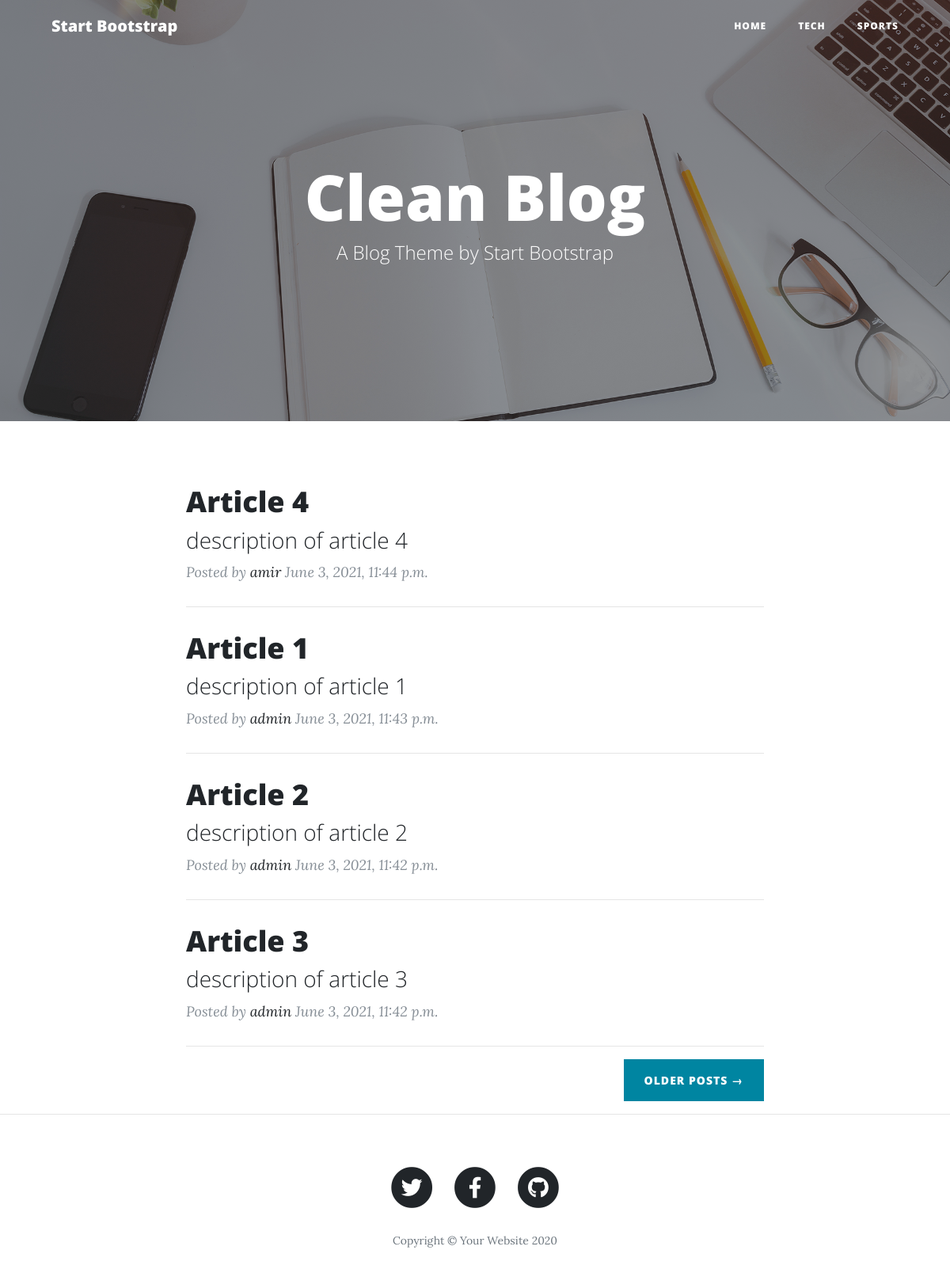
The page / on the database its author committed.
### blog/models.py (models this page shows, shortened)
class Category(models.Model):
    title = models.CharField(max_length=100)
    slug = models.SlugField(max_length=100,unique=True)
    status= models.BooleanField(default=True,verbose_name="Visible")
    position= models.IntegerField(default=0)
    class Meta:
        verbose_name_plural="Categories"
        ordering=['position']

class Article(models.Model):
    STATUS_CHOICES=(
        ('d','Draft'),
        ('p','Published')
    )
    category=models.ManyToManyField(Category)
    author=models.CharField(max_length=50,default='admin')
    title = models.CharField(max_length=100)
    slug = models.SlugField(max_length=100,unique=True)
    description = models.TextField()
    thumbnail=models.ImageField(upload_to="images")
    publish= models.DateTimeField(default=timezone.now)
    created = models.DateTimeField(auto_now_add=True)
    updated= models.DateTimeField(auto_now=True)
    status= models.CharField(max_length=1,choices=STATUS_CHOICES)

### blog/views.py (the view)
# urls.py: path('',index,name="index"),
def index(request):
    context = {
        "articles":Article.objects.filter(status='p').order_by('-publish'),
        "category":Category.objects.filter(status=True)
    }
    return render(request,"blog/index.html",context)

### blog/templates/blog/index.html
 {% extends 'blog/base.html'%}
 {%load static%}
    {%block header%}
  <header class="masthead" style="background-image: url({%static 'blog/img/home-bg.jpg'%})">
    <div class="overlay"></div>
    <div class="container">
      <div class="row">
        <div class="col-lg-8 col-md-10 mx-auto">
          <div class="site-heading">
            <h1>Clean Blog</h1>
            <span class="subheading">A Blog Theme by Start Bootstrap</span>
          </div>
        </div>
      </div>
    </div>
  </header>
{%endblock%}
 {%block content%}
  <div class="container">
    <div class="row">
      <div class="col-lg-8 col-md-10 mx-auto">
      {%for article in articles%}
       <div class="post-preview">
          <a href="{%url 'blog:post' article.slug %}">
            <h2 class="post-title">
              {{article.title}}
            </h2>
            <h3 class="post-subtitle">
             {{article.description | truncatewords:6}}
            </h3>
          </a>
          <p class="post-meta">Posted by
            <a href="#">{{article.author}}</a>
           {{article.publish}}</p>
        </div>
        <hr>
      {%endfor%}
        <div class="clearfix">
          <a class="btn btn-primary float-right" href="#">Older Posts &rarr;</a>
        </div>
      </div>
    </div>
  </div>
  <hr>
{%endblock%}

### blog/templates/blog/base.html (shortened to what this page needs)
{%load static%}
<!DOCTYPE html>
<html lang="en">
<head>
  <link href="{%static 'blog/vendor/bootstrap/css/bootstrap.min.css' %}" rel="stylesheet">
  <link href="{%static 'blog/vendor/fontawesome-free/css/all.min.css'%}" rel="stylesheet" type="text/css">
  <link href="{%static 'blog/css/clean-blog.min.css'%}" rel="stylesheet">
</head>
<body>
  <nav class="navbar navbar-expand-lg navbar-light fixed-top" id="mainNav">
    <div class="container">
      <a class="navbar-brand" href="index.html">Start Bootstrap</a>
      <div class="collapse navbar-collapse" id="navbarResponsive">
        <ul class="navbar-nav ml-auto">
          <li class="nav-item">
            <a class="nav-link" href="{% url 'blog:index'%}">Home</a>
          </li>
          {%for item in category%}
           <li class="nav-item">
            <a class="nav-link" href="{%url 'blog:index'  %}">{{item.title}}</a>
          </li>
          {%endfor%}
        </ul>
      </div>
    </div>
  </nav>
  {%block header%}
  {%endblock%}
 {%block content%}
{%endblock%}
  <footer>
    <div class="container">
      <div class="row">
        <div class="col-lg-8 col-md-10 mx-auto">
          <ul class="list-inline text-center">
            <li class="list-inline-item">
              <a href="#">
                <span class="fa-stack fa-lg">
                  <i class="fas fa-circle fa-stack-2x"></i>
                  <i class="fab fa-twitter fa-stack-1x fa-inverse"></i>
                </span>
              </a>
            </li>
            <li class="list-inline-item">
              <a href="#">
                <span class="fa-stack fa-lg">
                  <i class="fas fa-circle fa-stack-2x"></i>
                  <i class="fab fa-facebook-f fa-stack-1x fa-inverse"></i>
                </span>
              </a>
            </li>
            <li class="list-inline-item">
              <a href="#">
                <span class="fa-stack fa-lg">
                  <i class="fas fa-circle fa-stack-2x"></i>
                  <i class="fab fa-github fa-stack-1x fa-inverse"></i>
                </span>
              </a>
            </li>
          </ul>
          <p class="copyright text-muted">Copyright &copy; Your Website 2020</p>
        </div>
      </div>
    </div>
  </footer>
</body>
</html>

### rows shown on the page
Category: title "TECH"
Category: title "SPORTS"
Article: title "Article 4", description "description of article 4", author "amir", publish "June 3, 2021, 11:44 p.m."
Article: title "Article 1", description "description of article 1", author "admin", publish "June 3, 2021, 11:43 p.m."
Article: title "Article 2", description "description of article 2", author "admin", publish "June 3, 2021, 11:42 p.m."
Article: title "Article 3", description "description of article 3", author "admin", publish "June 3, 2021, 11:42 p.m."
